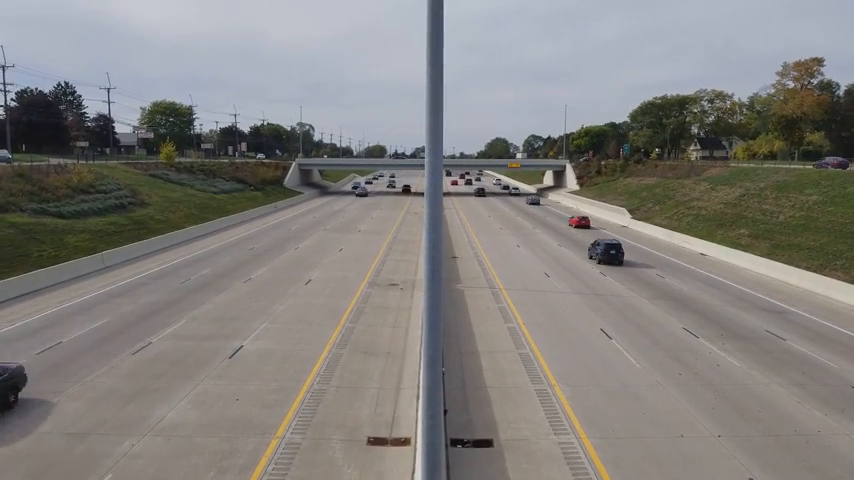
#> input picture frame 74 of assets/moving_cam.mp4, 854 x 480 px, given in place of video1.mp4, which was not available
$ python counting_vehicles.py
#> lines starting #> are read from the running program, lines starting #| are printed output that depends on the picture; after the words box and inside, x2 and y2 are one past the last pixel; in counts of white or black regions, pixels touching at a corner belong together; pictures that were not available may be replaced by others from this repository, and a replacement may not be noted
import numpy as np
import cv2
import os
import time

VIDEO_PATH = os.path.join("assets", "video1.mp4")

COUNT_LINE_YPOS = 0
CONTOUR_WIDTH = (70, 300)
CONTOUR_HEIGHT = (70, 300)
OFFSET_FOR_DETECTION = 7

FRAME_FOR_MASK_CREATION = 5


def extend_line(line, imageWidth) -> tuple[int, int, int, int]:
    """
    Extend a line across the entire image while maintaining its direction.

    Args:
        line (tuple): the line
        imageWidth (int): the image width

    Returns:
        extended_x1 (int): the x coordinate of the first point of the extended line
        extended_y1 (int): the y coordinate of the first point of the extended line
        extended_x2 (int): the x coordinate of the second point of the extended line
        extended_y2 (int): the y coordinate of the second point of the extended line
    """
    x1, y1, x2, y2 = line
    slope = (y2 - y1) / (
        x2 - x1 + 1e-5
    )  # Adding a small value to avoid division by zero

    # Extend the line to the image borders
    extended_x1 = 0
    extended_y1 = int(y1 - slope * (x1 - extended_x1))

    extended_x2 = imageWidth - 1
    extended_y2 = int(y2 - slope * (x2 - extended_x2))

    return extended_x1, extended_y1, extended_x2, extended_y2


def find_intersection_point(line1, line2) -> tuple[float, float]:
    """
    Find the intersection point between two lines defined by their coordinates.
    Each line is represented by two points (x1, y1), (x2, y2).

    Args:
        line1 (tuple): the first line
        line2 (tuple): the second line

    Returns:
        x_intersect (float): the x coordinate of the intersection point
        y_intersect (float): the y coordinate of the intersection point
    """
    x1, y1, x2, y2 = line1
    x3, y3, x4, y4 = line2

    # Calculate slopes and intercepts for each line
    m1 = (y2 - y1) / (x2 - x1 + 1e-5)  # Adding a small value to avoid division by zero
    b1 = y1 - m1 * x1

    m2 = (y4 - y3) / (x4 - x3 + 1e-5)  # Adding a small value to avoid division by zero
    b2 = y3 - m2 * x3

    # Calculate intersection point
    x_intersect = (b2 - b1) / (m1 - m2)
    y_intersect = m1 * x_intersect + b1

    return x_intersect, y_intersect


def cropStreet(frames) -> np.ndarray:
    """
    Create a mask for cropping the street

    Args:
        frames (list): a list of frames

    Returns:
        mask (np.ndarray): the mask
    """
    for frame in frames:
        image = cv2.cvtColor(frame, cv2.COLOR_BGR2RGB)

        # Reshaping the image into a 2D array of pixels and 3 color values (RGB)
        pixel_values = image.reshape(-1, 3)

        # Convert to float type to apply kmeans algorithm
        pixel_values = np.float32(pixel_values)
        criteria = (cv2.TERM_CRITERIA_EPS + cv2.TERM_CRITERIA_MAX_ITER, 100, 0.85)
        k = 3
        retval, labels, centers = cv2.kmeans(
            pixel_values, k, None, criteria, 10, cv2.KMEANS_RANDOM_CENTERS
        )

        # Segmenting the original image with kmeans results
        centers = np.uint8(centers)
        segmented_data = centers[labels.flatten()]
        segmented_image = segmented_data.reshape(image.shape)

        edges = cv2.Canny(segmented_image, 50, 150, apertureSize=3)
        lines = cv2.HoughLinesP(
            edges, 1, np.pi / 180, 30, minLineLength=150, maxLineGap=5
        )
        if lines is None:
            print("No lines detected")
            return segmented_image

        lines = lines.reshape(-1, 4)  # remove redundant dimensions
        validLines = ([], [])

        for line in lines:
            extended_line = extend_line(line, image.shape[1])
            x1, y1, x2, y2 = extended_line

            # discard lines mostly horizontal or vertical
            slope = (y2 - y1) / (x2 - x1 + 1e-5)  # avoid division by zero
            if abs(slope) < 0.2 or abs(slope) > 2.0:
                continue

            if y1 > y2:  # left line
                validLines[0].append(extended_line)
            else:  # right line
                validLines[1].append(extended_line)

    leftmostLine = (0, 0, 0, 0)
    rightmostLine = (0, 0, 0, 0)

    if len(validLines[0]) > 0:
        leftmostLine = min(validLines[0], key=lambda x: x[0])
    if len(validLines[1]) > 0:
        rightmostLine = max(validLines[1], key=lambda x: x[0])

    # draw the lines
    cv2.line(
        segmented_image,
        (leftmostLine[0], leftmostLine[1]),
        (leftmostLine[2], leftmostLine[3]),
        (255, 0, 0),
        3,
    )
    cv2.line(
        segmented_image,
        (rightmostLine[0], rightmostLine[1]),
        (rightmostLine[2], rightmostLine[3]),
        (255, 255, 0),
        3,
    )
    intersectingPoint = find_intersection_point(leftmostLine, rightmostLine)

    # create a mask to crop the street
    bottomLeft = (0, image.shape[0])
    bottomRight = (image.shape[1], image.shape[0])
    mask = np.zeros(frame.shape, dtype=np.uint8)
    roi_corners = np.array(
        [
            [
                bottomLeft,
                (leftmostLine[0], leftmostLine[1]),
                intersectingPoint,
                (rightmostLine[2], rightmostLine[3]),
                bottomRight,
            ]
        ],
        dtype=np.int32,
    )
    channel_count = frame.shape[2]
    ignore_mask_color = (255,) * channel_count
    cv2.fillPoly(mask, roi_corners, ignore_mask_color)

    return mask

def extractBgAndFilter(frame, bg_subtractor) -> np.ndarray:
    """
    Extract background and filter a frame

    Args:
        frame (np.ndarray): the frame
        bg_subtractor (cv2.BackgroundSubtractor): the background subtractor

    Returns:
        dilated (np.ndarray): the filtered frame
    """

    greyFrame = cv2.cvtColor(frame, cv2.COLOR_BGR2GRAY)
    blurredFrame = cv2.GaussianBlur(greyFrame, (15, 15), 0)

    img_sub = bg_subtractor.apply(blurredFrame)
    dilatatedFrame = cv2.dilate(img_sub, np.ones((5, 5)))

    kernel = cv2.getStructuringElement(cv2.MORPH_ELLIPSE, (5, 5))
    dilated = cv2.morphologyEx(dilatatedFrame, cv2.MORPH_CLOSE, kernel)
    dilated = cv2.morphologyEx(dilated, cv2.MORPH_CLOSE, kernel)

    return dilated


# [117 lines left out: functions filterAndUnifyLines, scale_vector, draw_flow, centerCoordinates, not called in this run]


def drawBoundingBoxes(contours, frame) -> tuple[list, list]:
    """
    Draw bounding boxes around detected vehicles and return their center c
    return frameoordinates

    Args:
        contours (list): a list of contours
        frame (np.ndarray): the frame

    Returns:
        detectedVehicles (list): a list of detected vehicles
        boundingBoxes (list): a list of bounding boxes
    """

    detectedVehicles = []
    boundingBoxes = []

    for c in contours:
        (x, y, w, h) = cv2.boundingRect(c)
        contour_valid = (
            (w >= CONTOUR_WIDTH[0])
            and (h >= CONTOUR_HEIGHT[0])
            and (w <= CONTOUR_WIDTH[1])
            and (h <= CONTOUR_HEIGHT[1])
        )

        if not contour_valid:
            continue

        # draw bounding boxes
        cv2.rectangle(frame, (x, y), (x + w, y + h), (0, 255, 0), 2)
        boundingBoxes.append((x, y, w, h))

        center = centerCoordinates(x, y, w, h)
        detectedVehicles.append(center)

        cv2.circle(frame, center, 4, (0, 0, 255), -1)

    return detectedVehicles, boundingBoxes


def countVehicles(frame, detectedVehicles, vehicleCounter, count_line_y_pos) -> int:
    """
    Count vehicles that cross the counting line with a margin of error

    Args:
        frame (np.ndarray): the frame
        detectedVehicles (list): a list of detected vehicles
        vehicleCounter (int): the vehicle counter
        count_line_y_pos (int): position of the counting line

    Returns:
        vehicleCounter (int): the vehicle counter
    """

    for x, y in detectedVehicles:
        if (
            (count_line_y_pos - OFFSET_FOR_DETECTION)
            <= y
            <= (count_line_y_pos + OFFSET_FOR_DETECTION)
        ):
            vehicleCounter += 1
            cv2.line(
                frame, (25, count_line_y_pos), (1200, count_line_y_pos), (0, 127, 255), 3
            )
            detectedVehicles.remove((x, y))

            print(f"Vehicle detected: {vehicleCounter}")

    return vehicleCounter


def detectVehiclesClass(filteredImage, frame, boundingBoxes):
    """Detect the vehicles class (car or truck) and print it on the frame

    Args:
        filteredImage (np.ndarray): the filtered image
        frame (np.ndarray): the frame
        boundingBoxes (list): a list of bounding boxes

    """

    # crop image on the bounding boxes
    for i, (x, y, w, h) in enumerate(boundingBoxes):
        crop = filteredImage[y : y + h, x : x + w]
        # count white pixels
        whitePixels = cv2.countNonZero(crop)

        # calculate the percentage of white pixels
        percentage = whitePixels / (w * h)
        boundingBoxSize = w * h

        score = calculateScore(percentage, boundingBoxSize)

        # put the label on the frame
        if score > 0.5:
            cv2.putText(
                frame,
                "Truck",
                (x, y - 10),
                cv2.FONT_HERSHEY_SIMPLEX,
                0.9,
                (36, 255, 12),
                2,
            )
        else:
            cv2.putText(
                frame,
                "Car",
                (x, y - 10),
                cv2.FONT_HERSHEY_SIMPLEX,
                0.9,
                (36, 255, 12),
                2,
            )

# [27 lines left out: function calculateScore, not called in this run]

def calculateFps(last_frame_time, framesNumber) -> tuple[float, str]:
    """
    Calculate the fps and put it on the frame

    Args:
        prev_frame_time (float): the previous frame time
        framesNumber (int): the number of frames to calculate the fps

    Returns:
        last_frame_time (float): the last frame time
        fps (str): the fps
    """

    new_frame_time = time.time()
    fps = framesNumber/(new_frame_time-last_frame_time)
    last_frame_time = new_frame_time

    fps = int(fps)
    fps = str(fps)

    return last_frame_time, fps

def process_video(videoCapture):
    """
    Process video frame by frame displaying the results
    """

    fps = videoCapture.get(cv2.CAP_PROP_FPS)
    bg_subtractor = cv2.createBackgroundSubtractorKNN(history=100, detectShadows=False)
    vehicleCounter = 0
    count_line_ypos = 0

    # extract frame to create the mask
    frameForMask = []
    for _ in range(FRAME_FOR_MASK_CREATION):
        ret, frame = videoCapture.read()
        if ret != False:
            frameForMask.append(frame)

    # extract the mask and set the counting line position
    ret, frame = videoCapture.read()
    if ret:
        mask = cropStreet(frameForMask)
        prev_gray = cv2.cvtColor(frame, cv2.COLOR_BGR2GRAY)
        # set the counting line position
        count_line_ypos = int((frame.shape[0] * 4 / 5))

    last_frame_time = 0
    framesSent = 0

    while True:
        ret, frame = videoCapture.read()
        if ret == False:
            break

        masked_frame = cv2.bitwise_and(frame, mask)
        gray_frame = cv2.cvtColor(masked_frame, cv2.COLOR_BGR2GRAY)

        filteredImage = extractBgAndFilter(masked_frame, bg_subtractor)
        contours, _ = cv2.findContours(
            filteredImage, cv2.RETR_TREE, cv2.CHAIN_APPROX_SIMPLE
        )
        detectedVehicles, boundingBoxes = drawBoundingBoxes(contours, frame)

        vehicleCounter = countVehicles(frame, detectedVehicles, vehicleCounter, count_line_ypos)

        detectVehiclesClass(filteredImage, frame, boundingBoxes)

        # draw counter
        cv2.putText(
            frame,
            "Vehicle detected: " + str(vehicleCounter),
            (70, 70),
            cv2.FONT_HERSHEY_SIMPLEX,
            2,
            (0, 0, 255),
            5,
        )

        # [5 lines of commented-out code are left out]


        if framesSent % 50 == 0:
            last_frame_time, currentFps = calculateFps(last_frame_time, 50)
            print(f"Current FPS:{currentFps}")
        framesSent += 1
        cv2.imshow("Vehicles flows", frame)
        if cv2.waitKey(int(1000/fps)) & 0xFF == ord("q"):
            break


def main():
    videoCapture = cv2.VideoCapture(VIDEO_PATH)
    print("Expected frame rate:", videoCapture.get(cv2.CAP_PROP_FPS))
    print("Frame number:", videoCapture.get(cv2.CAP_PROP_FRAME_COUNT))
    process_video(videoCapture)
#> the loop in process_video, `for _ in range(FRAME_FOR_MASK_CREATION):` made 5 passes
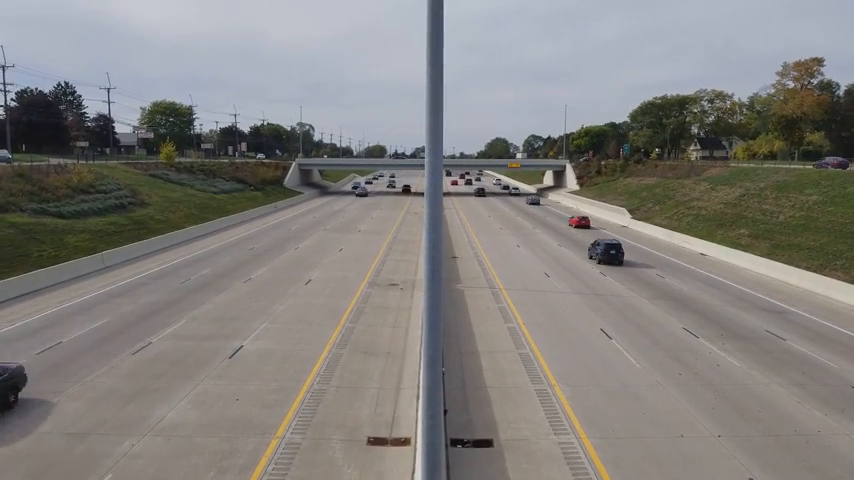
#> input picture frame 74 of assets/moving_cam.mp4, 854 x 480 px, given in place of video1.mp4, which was not available
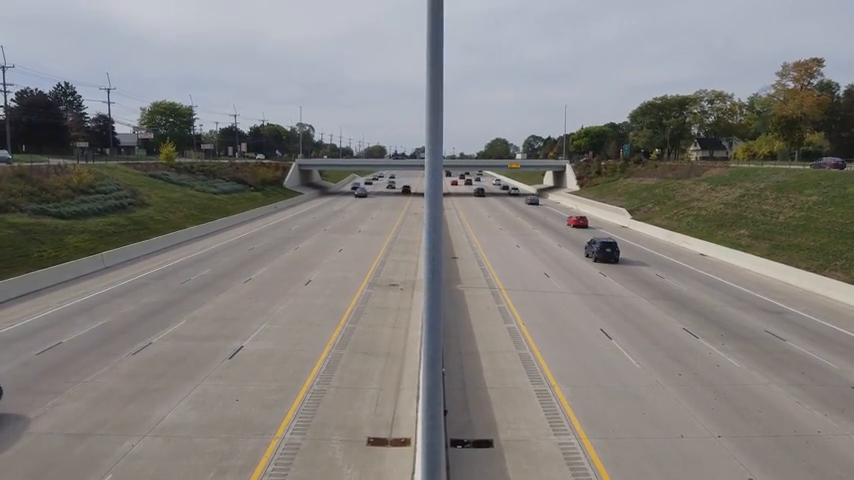
#> input picture frame 75 of assets/moving_cam.mp4, 854 x 480 px, given in place of video1.mp4, which was not available
#> after the loop in process_video, `for _ in range(FRAME_FOR_MASK_CREATION):`: frameForMask = 5 items
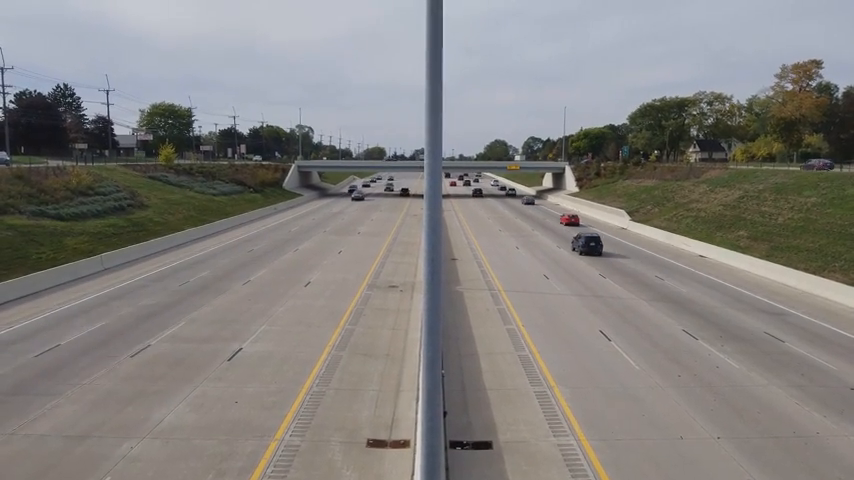
#> input picture frame 79 of assets/moving_cam.mp4, 854 x 480 px, given in place of video1.mp4, which was not available
#> in process_video, frame is the input picture: shape (480, 854, 3); mean B, G, R 126.7, 129, 131.5
#> the loop in cropStreet, `for frame in frames:` made 5 passes
#> (retval, centers) on passes 1 to 4: (262243637, [[140, 132, 127], [175, 180, 192], [61, 62, 51]]), (258001869.9, [[175, 180, 192], [140, 132, 127], [62, 62, 51]]), (256193233.3, [[140, 132, 127], [62, 62, 51], [175, 181, 192]]), (257538778.1, [[140, 132, 127], [62, 62, 51], [175, 181, 192]])
#> pass 1, in cropStreet, `edges = cv2.Canny(segmented_image, 50, 150, apertureSize=3)`:
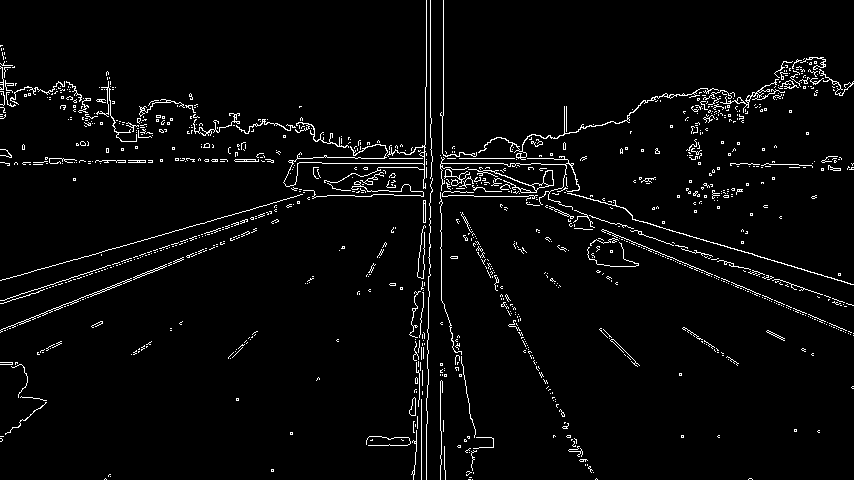
#> edges: shape (480, 854); 3.4% white in thin lines or dots
#> after the loop in cropStreet, `for frame in frames:`:
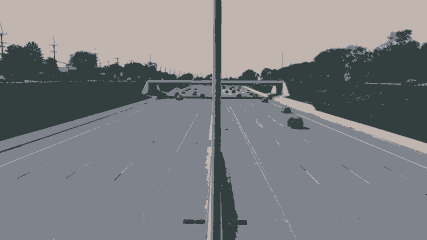
#> segmented_image: shape (480, 854, 3) (shown at 1/2 size); mean B, G, R 130.9, 128.4, 126.2
#> in cropStreet, `leftmostLine = (0, 0, 0, 0)`: leftmostLine = (0, 0, 0, 0)
#> in cropStreet, `leftmostLine = min(validLines[0], key=lambda x: x[0])`: leftmostLine = (0, 281, 853, 37)
#> in cropStreet, `rightmostLine = max(validLines[1], key=lambda x: x[0])`: rightmostLine = (0, 36, 853, 285)
#> in find_intersection_point, `x1, y1, x2, y2 = line1`: x1 = 0; y1 = 281; x2 = 853; y2 = 37
#> in find_intersection_point, `x3, y3, x4, y4 = line2`: x3 = 0; y3 = 36; x4 = 853; y4 = 285
#> in find_intersection_point, `m1 = (y2 - y1) / (x2 - x1 + 1e-5)`: m1 = -0.286
#> in find_intersection_point, `b1 = y1 - m1 * x1`: b1 = 281
#> in find_intersection_point, `m2 = (y4 - y3) / (x4 - x3 + 1e-5)`: m2 = 0.292
#> in find_intersection_point, `b2 = y3 - m2 * x3`: b2 = 36
#> in find_intersection_point, `x_intersect = (b2 - b1) / (m1 - m2)`: x_intersect = 423.9
#> in find_intersection_point, `y_intersect = m1 * x_intersect + b1`: y_intersect = 159.7
#> in cropStreet, `intersectingPoint = find_intersection_point(leftmostLine, rightmostLine)`: intersectingPoint = (423.9, 159.7)
#> in cropStreet, `bottomLeft = (0, image.shape[0])`: bottomLeft = (0, 480)
#> in cropStreet, `bottomRight = (image.shape[1], image.shape[0])`: bottomRight = (854, 480)
#> in cropStreet, `roi_corners = np.array( [ [ bottomLeft, (leftmostLine[0], leftmostLine..`: roi_corners = [[0, 480], [0, 281], [423, 159], [853, 285], [854, 480]]
#> in cropStreet, `channel_count = frame.shape[2]`: channel_count = 3
#> in cropStreet, `ignore_mask_color = (255,) * channel_count`: ignore_mask_color = (255, 255, 255)
#> in cropStreet, `cv2.fillPoly(mask, roi_corners, ignore_mask_color)`:
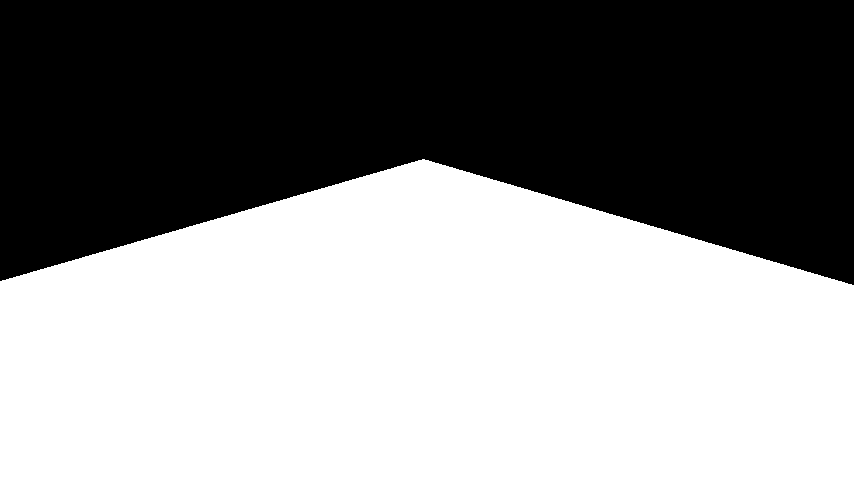
#> mask: shape (480, 854, 3); 53.9% white; 1 black region, box (x1, y1, x2, y2) and area: (0, 0, 854, 285) 188803
#> in process_video, `count_line_ypos = int((frame.shape[0] * 4 / 5))`: count_line_ypos = 384
#> in extractBgAndFilter, `blurredFrame = cv2.GaussianBlur(greyFrame, (15, 15), 0)`:
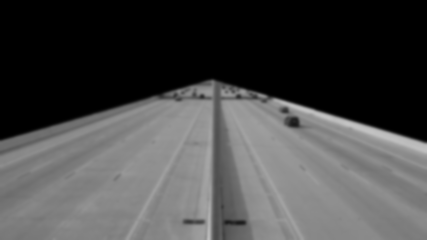
#> blurredFrame: shape (480, 854) (shown at 1/2 size); min 0, max 196, mean 71.8
#> in process_video, `contours, _ = cv2.findContours( filteredImage, cv2.RETR_TREE, cv2.CHAI..`: contours = [[[0, 0], [0, 479], [853, 479], [853, 0]]]
#> the loop in drawBoundingBoxes, `for c in contours:` made 1 pass
#> (c, x, y, w, h, contour_valid) on pass 1: ([[0, 0], [0, 479], [853, 479], [853, 0]], 0, 0, 854, 480, False)
#> after the loop in drawBoundingBoxes, `for c in contours:`: boundingBoxes = []
#> after the loop in countVehicles, `for x, y in detectedVehicles:`: vehicleCounter = 0
#> in process_video, `cv2.putText( frame, "Vehicle detected: " + str(vehicleCounter), (70, 7..`:
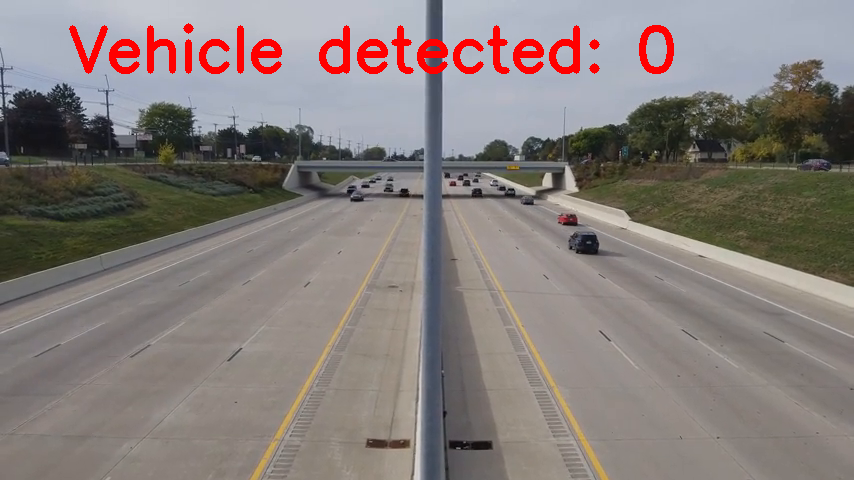
#> frame: shape (480, 854, 3); mean B, G, R 122.2, 124.8, 133.3
#> (key q is pressed here)


if __name__ == "__main__":
    main()
